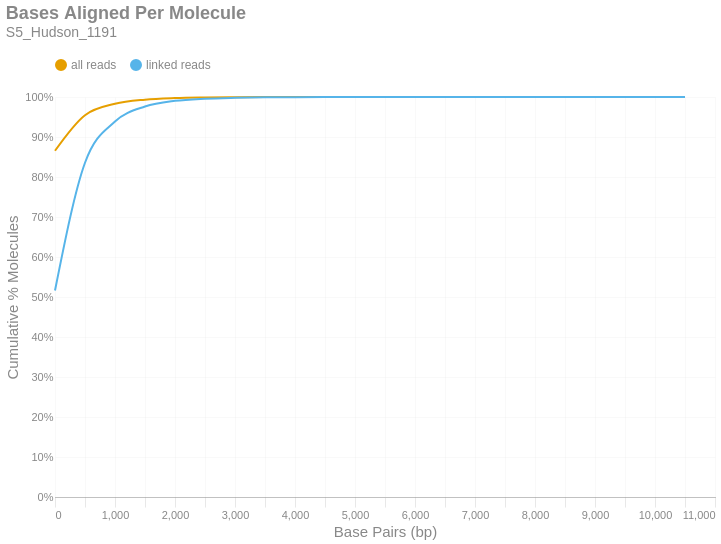

The cell this chart's notebook holds for it:
### Markdown cell above
### Bases Aligned Per Molecule
This is a cumulative frequency distribution showing the number of base pairs aligned per unique molecule. These data are shown in 500 bp bins. There are two distributions: one with `all reads` (yellow) and another with only `linked reads` (blue). The percent of molecules in the `linked reads` distribution is relative to the total number of linked molecules.

### Code cell
if SKIPLR:
    print_html(f"Skipped")
else:
    binned_df = consolidated_hist(valids['aligned_bp'], mask, 500, True)
    with SafeRender(binned_df):
        (
            density_plot(binned_df, 'Bases Aligned Per Molecule', samplename, 'basesper')
            .encode(
                x=alt.X('bin:Q', title="Base Pairs (bp)").axis(tickMinStep=500).scale(padding=0),
                y=alt.Y('value:Q', title='Cumulative % Molecules')
                    .axis(format='%')
                    .scale(domain = [0,1])
                    .stack(False),
                color=alt.Color("key:N").scale(domain = ["all reads", "linked reads"]),
                tooltip = [
                    alt.Tooltip("key:N", title = "Data Type"),
                    alt.Tooltip("range_label:N", title="Bases Aligned Per Molecule"),
                    alt.Tooltip("value:Q", format = ".2%", title="% Molecules (Cum.)")
                ]
            )
        ).display()

### Figure 1 — Vega-Lite specification as saved in the notebook (floating-point values rounded to 4 significant figures)
{"width": "container", "height": 400, "config": {"title": {"anchor": "start", "dy": -15, "fontSize": 18, "color": "#888888", "subtitleColor": "#888888", "subtitleFontSize": 14}, "arc": {"fill": "#0072B2"}, "axis": {"domainColor": "#888888", "domainWidth": 0.5, "gridWidth": 0.2, "grid": false, "titleFontWeight": 400, "titleFontSize": 15, "labelFontSize": 11, "labelColor": "#888888", "tickColor": "#888888", "tickWidth": 0.2, "titleColor": "#888888"}, "axisBand": {"grid": false}, "axisX": {"grid": true, "tickSize": 10, "domainCap": "round"}, "axisY": {"domain": false, "grid": true, "tickSize": 0, "domainCap": "round"}, "background": "transparent", "header": {"labelFontSize": 15, "labelColor": "#888888", "titleFontSize": 15, "titleFontWeight": 600, "titleColor": "#888888"}, "legend": {"labelFont": "sans-serif", "labelFontSize": 12, "labelColor": "#888888", "symbolSize": 100, "symbolType": "circle", "titleFontSize": 12, "titlePadding": 10, "titleColor": "#888888", "title": null, "orient": "top"}, "range": {"category": ["#E69F00", "#56B4E9", "#009E73", "#F0E442", "#0072B2", "#D55E00", "#CC79A7", "#000000"], "diverging": ["#cfe8f3", "#a2d4ec", "#73bfe2", "#46abdb", "#1696d2", "#12719e"]}, "area": {"fill": "#0072B2", "fillOpacity": 0.7, "line": true, "strokeOpacity": 0.7}, "line": {"color": "#0072B2", "stroke": "#0072B2", "strokeWidth": 2}, "trail": {"color": "#0072B2", "stroke": "#0072B2", "strokeWidth": 0, "size": 1}, "point": {"filled": true, "fillOpacity": 1.0, "size": 95}, "text": {"color": "#888888", "fontSize": 11, "align": "right", "fontWeight": 400, "size": 11}, "bar": {"fill": "#0072B2", "stroke": null}, "view": {"stroke": null, "continuousWidth": 660, "continuousHeight": 400}}, "data": {"name": "data-70acb54ba91f99f94be8288ff0b3ef8c"}, "mark": {"type": "line", "interpolate": "monotone", "point": {"opacity": 0, "size": 275}}, "encoding": {"color": {"field": "key", "scale": {"domain": ["all reads", "linked reads"]}, "type": "nominal"}, "tooltip": [{"field": "key", "title": "Data Type", "type": "nominal"}, {"field": "range_label", "title": "Bases Aligned Per Molecule", "type": "nominal"}, {"field": "value", "format": ".2%", "title": "% Molecules (Cum.)", "type": "quantitative"}], "x": {"axis": {"tickMinStep": 500}, "field": "bin", "scale": {"padding": 0}, "title": "Base Pairs (bp)", "type": "quantitative"}, "y": {"axis": {"format": "%"}, "field": "value", "scale": {"domain": [0, 1]}, "stack": false, "title": "Cumulative % Molecules", "type": "quantitative"}}, "params": [{"name": "param_c36ac31b6afebe62", "select": {"type": "point", "fields": ["key"]}, "bind": "legend"}], "title": {"text": "Bases Aligned Per Molecule", "subtitle": "S5_Hudson_1191"}, "transform": [{"fold": ["all reads (cumsum)", "linked reads (cumsum)"]}, {"calculate": "replace(datum.key, ' (cumsum)', '')", "as": "key"}, {"filter": {"param": "param_c36ac31b6afebe62"}}], "usermeta": {"embedOptions": {"downloadFileName": "S5_Hudson_1191.basesper"}}, "$schema": "https://vega.github.io/schema/vega-lite/v6.1.0.json", "datasets": {"data-70acb54ba91f99f94be8288ff0b3ef8c": [{"bin": "0.0", "interval": "0.0-500.0", "all reads": 0.8656, "linked reads": 0.5164, "all reads (cumsum)": 0.8656, "linked reads (cumsum)": 0.5164, "range_label": "0-499"}, {"bin": "500.0", "interval": "500.0-1000.0", "all reads": 0.089, "linked reads": 0.3192, "all reads (cumsum)": 0.9546, "linked reads (cumsum)": 0.8356, "range_label": "500-999"}, {"bin": "1000.0", "interval": "1000.0-1500.0", "all reads": 0.02853, "linked reads": 0.1032, "all reads (cumsum)": 0.9831, "linked reads (cumsum)": 0.9387, "range_label": "1000-1499"}, {"bin": "1500.0", "interval": "1500.0-2000.0", "all reads": 0.01033, "linked reads": 0.03741, "all reads (cumsum)": 0.9934, "linked reads (cumsum)": 0.9761, "range_label": "1500-1999"}, {"bin": "2000.0", "interval": "2000.0-2500.0", "all reads": 0.003946, "linked reads": 0.0143, "all reads (cumsum)": 0.9974, "linked reads (cumsum)": 0.9904, "range_label": "2000-2499"}, {"bin": "2500.0", "interval": "2500.0-3000.0", "all reads": 0.00148, "linked reads": 0.005363, "all reads (cumsum)": 0.9988, "linked reads (cumsum)": 0.9958, "range_label": "2500-2999"}, {"bin": "3000.0", "interval": "3000.0-3500.0", "all reads": 0.0006126, "linked reads": 0.00222, "all reads (cumsum)": 0.9995, "linked reads (cumsum)": 0.998, "range_label": "3000-3499"}, {"bin": "3500.0", "interval": "3500.0-4000.0", "all reads": 0.0002938, "linked reads": 0.001065, "all reads (cumsum)": 0.9997, "linked reads (cumsum)": 0.9991, "range_label": "3500-3999"}, {"bin": "4000.0", "interval": "4000.0-4500.0", "all reads": 0.000125, "linked reads": 0.0004531, "all reads (cumsum)": 0.9999, "linked reads (cumsum)": 0.9995, "range_label": "4000-4499"}, {"bin": "4500.0", "interval": "4500.0-5000.0", "all reads": 6.39e-05, "linked reads": 0.0002316, "all reads (cumsum)": 0.9999, "linked reads (cumsum)": 0.9998, "range_label": "4500-4999"}, {"bin": "5000.0", "interval": "5000.0-5500.0", "all reads": 3.307e-05, "linked reads": 0.0001198, "all reads (cumsum)": 1.0, "linked reads (cumsum)": 0.9999, "range_label": "5000-5499"}, {"bin": "5500.0", "interval": "5500.0-6000.0", "all reads": 1.292e-05, "linked reads": 4.681e-05, "all reads (cumsum)": 1.0, "linked reads (cumsum)": 0.9999, "range_label": "5500-5999"}, {"bin": "6000.0", "interval": "6000.0-6500.0", "all reads": 8.956e-06, "linked reads": 3.246e-05, "all reads (cumsum)": 1.0, "linked reads (cumsum)": 1.0, "range_label": "6000-6499"}, {"bin": "6500.0", "interval": "6500.0-7000.0", "all reads": 3.272e-06, "linked reads": 1.186e-05, "all reads (cumsum)": 1.0, "linked reads (cumsum)": 1.0, "range_label": "6500-6999"}, {"bin": "7000.0", "interval": "7000.0-7500.0", "all reads": 2.411e-06, "linked reads": 8.738e-06, "all reads (cumsum)": 1.0, "linked reads (cumsum)": 1.0, "range_label": "7000-7499"}, {"bin": "7500.0", "interval": "7500.0-8000.0", "all reads": 1.206e-06, "linked reads": 4.369e-06, "all reads (cumsum)": 1.0, "linked reads (cumsum)": 1.0, "range_label": "7500-7999"}, {"bin": "8000.0", "interval": "8000.0-8500.0", "all reads": 5.167e-07, "linked reads": 1.872e-06, "all reads (cumsum)": 1.0, "linked reads (cumsum)": 1.0, "range_label": "8000-8499"}, {"bin": "8500.0", "interval": "8500.0-9000.0", "all reads": 0.0, "linked reads": 0.0, "all reads (cumsum)": 1.0, "linked reads (cumsum)": 1.0, "range_label": "8500-8999"}, {"bin": "9000.0", "interval": "9000.0-9500.0", "all reads": 3.445e-07, "linked reads": 1.248e-06, "all reads (cumsum)": 1.0, "linked reads (cumsum)": 1.0, "range_label": "9000-9499"}, {"bin": "9500.0", "interval": "9500.0-10000.0", "all reads": 0.0, "linked reads": 0.0, "all reads (cumsum)": 1.0, "linked reads (cumsum)": 1.0, "range_label": "9500-9999"}, {"bin": "10000.0", "interval": "10000.0-10500.0", "all reads": 3.445e-07, "linked reads": 1.248e-06, "all reads (cumsum)": 1.0, "linked reads (cumsum)": 1.0, "range_label": "10000-10499"}, {"bin": "10500.0", "interval": "10500.0-11000.0", "all reads": 1.722e-07, "linked reads": 6.241e-07, "all reads (cumsum)": 1.0, "linked reads (cumsum)": 1.0, "range_label": "10500-10999"}]}}
